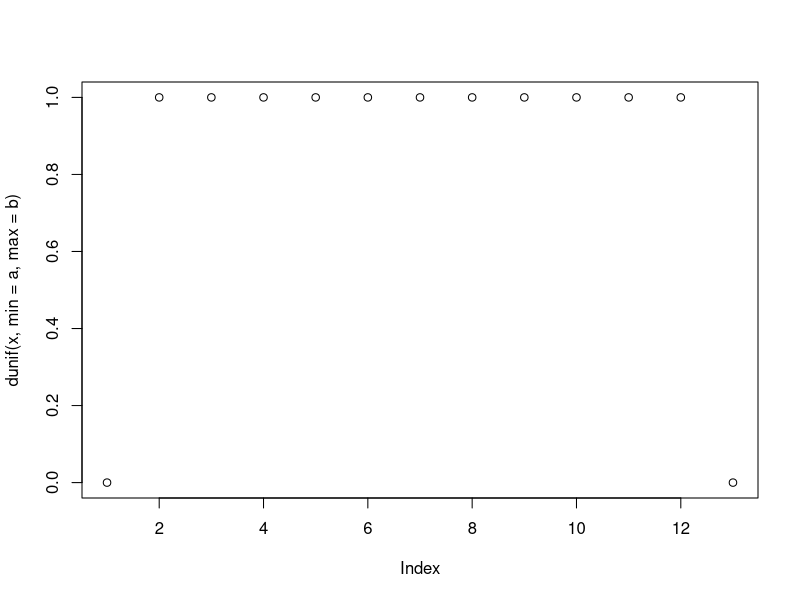
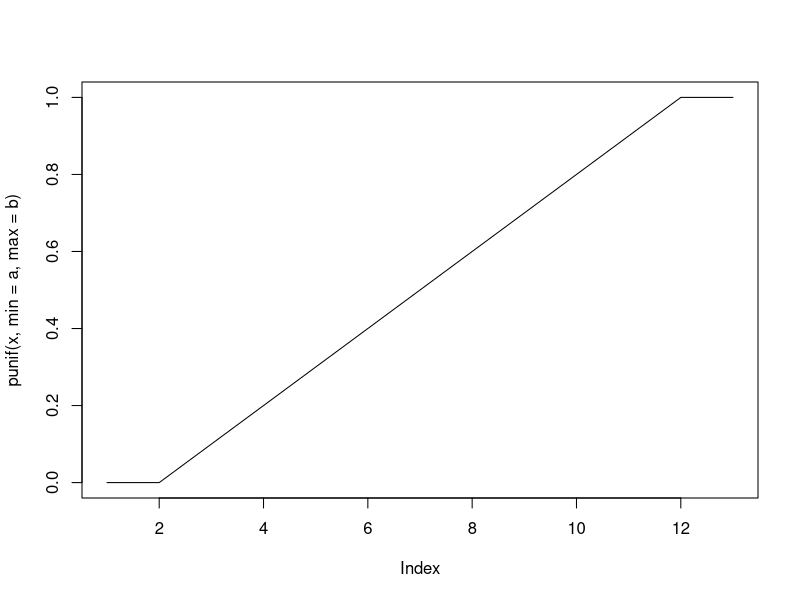
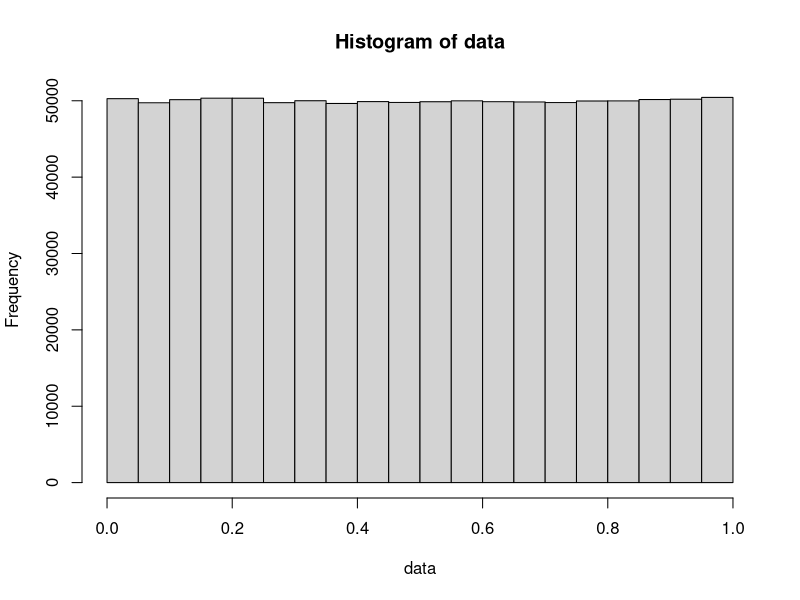

The R script that drew these images, in order:
## ---- chunk 1
knitr::opts_chunk$set(echo = TRUE)
## ---- chunk 2
a = 0
b = 1

x = seq(-0.1, 1.1, 0.1)

plot(dunif(x, min = a, max = b))
plot(punif(x, min = a, max = b), type = "l")
qunif(0.25, a, b)
runif(1000000, a, b) -> data
hist(data)
